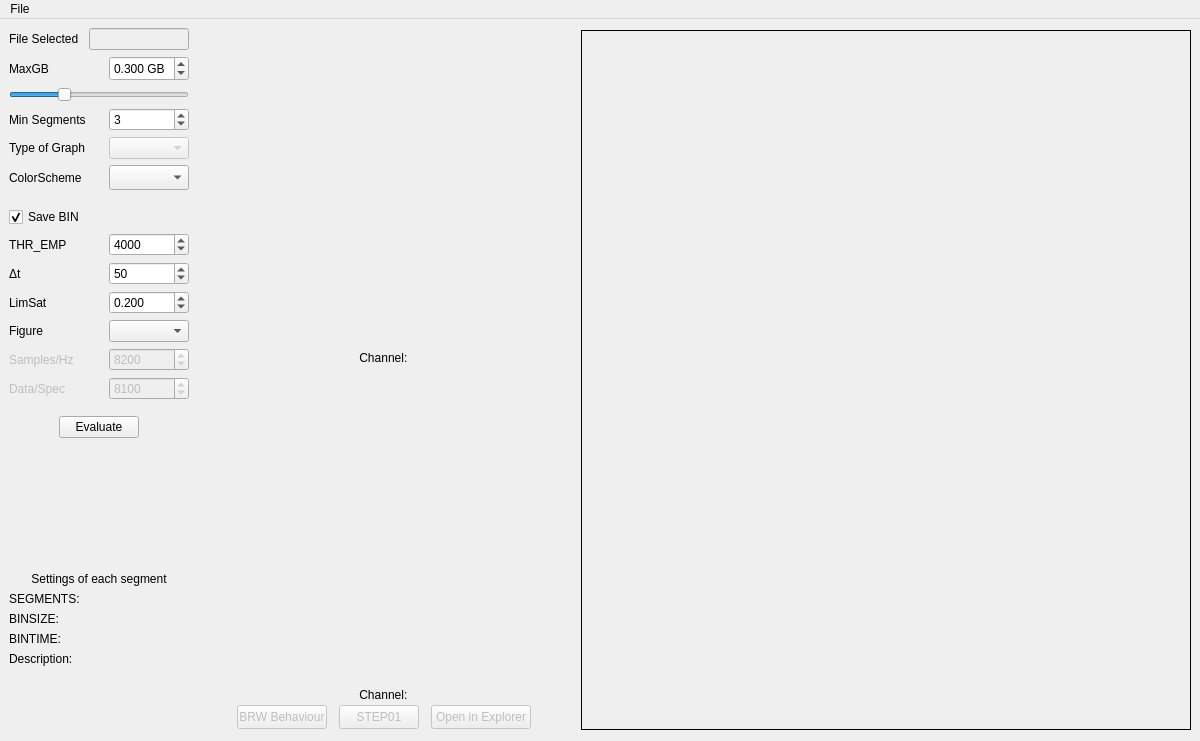
<?xml version="1.0" encoding="UTF-8"?>
<ui version="4.0">
 <class>evalRegister</class>
 <widget class="QMainWindow" name="evalRegister">
  <property name="geometry">
   <rect>
    <x>0</x>
    <y>0</y>
    <width>1200</width>
    <height>741</height>
   </rect>
  </property>
  <property name="minimumSize">
   <size>
    <width>1200</width>
    <height>741</height>
   </size>
  </property>
  <property name="windowTitle">
   <string>evalRegister</string>
  </property>
  <property name="windowIcon">
   <iconset theme="accessories-calculator"/>
  </property>
  <widget class="QWidget" name="centralwidget">
   <property name="minimumSize">
    <size>
     <width>1200</width>
     <height>720</height>
    </size>
   </property>
   <layout class="QHBoxLayout" name="horizontalLayout_7">
    <property name="leftMargin">
     <number>9</number>
    </property>
    <item>
     <layout class="QVBoxLayout" name="verticalLayout_6">
      <property name="spacing">
       <number>6</number>
      </property>
      <property name="bottomMargin">
       <number>0</number>
      </property>
      <item>
       <layout class="QHBoxLayout" name="horizontalLayout">
        <property name="spacing">
         <number>0</number>
        </property>
        <item>
         <widget class="QLabel" name="labelFileSelected">
          <property name="sizePolicy">
           <sizepolicy hsizetype="Fixed" vsizetype="Preferred">
            <horstretch>0</horstretch>
            <verstretch>0</verstretch>
           </sizepolicy>
          </property>
          <property name="minimumSize">
           <size>
            <width>80</width>
            <height>0</height>
           </size>
          </property>
          <property name="maximumSize">
           <size>
            <width>80</width>
            <height>16777215</height>
           </size>
          </property>
          <property name="text">
           <string>File Selected</string>
          </property>
         </widget>
        </item>
        <item>
         <widget class="QLineEdit" name="textFileSelected">
          <property name="enabled">
           <bool>false</bool>
          </property>
          <property name="sizePolicy">
           <sizepolicy hsizetype="Fixed" vsizetype="Preferred">
            <horstretch>0</horstretch>
            <verstretch>0</verstretch>
           </sizepolicy>
          </property>
          <property name="minimumSize">
           <size>
            <width>100</width>
            <height>0</height>
           </size>
          </property>
          <property name="maximumSize">
           <size>
            <width>100</width>
            <height>16777215</height>
           </size>
          </property>
         </widget>
        </item>
       </layout>
      </item>
      <item>
       <layout class="QVBoxLayout" name="verticalLayout">
        <property name="spacing">
         <number>6</number>
        </property>
        <item>
         <layout class="QHBoxLayout" name="horizontalLayout_2">
          <property name="spacing">
           <number>0</number>
          </property>
          <item>
           <widget class="QLabel" name="labelMaxGB">
            <property name="sizePolicy">
             <sizepolicy hsizetype="Fixed" vsizetype="Fixed">
              <horstretch>0</horstretch>
              <verstretch>0</verstretch>
             </sizepolicy>
            </property>
            <property name="minimumSize">
             <size>
              <width>100</width>
              <height>25</height>
             </size>
            </property>
            <property name="maximumSize">
             <size>
              <width>100</width>
              <height>25</height>
             </size>
            </property>
            <property name="toolTip">
             <string>Maximum GB limit used during the process.</string>
            </property>
            <property name="text">
             <string>MaxGB</string>
            </property>
           </widget>
          </item>
          <item>
           <widget class="QDoubleSpinBox" name="maxGBSpinBox">
            <property name="sizePolicy">
             <sizepolicy hsizetype="Fixed" vsizetype="Fixed">
              <horstretch>0</horstretch>
              <verstretch>0</verstretch>
             </sizepolicy>
            </property>
            <property name="minimumSize">
             <size>
              <width>80</width>
              <height>25</height>
             </size>
            </property>
            <property name="maximumSize">
             <size>
              <width>80</width>
              <height>25</height>
             </size>
            </property>
            <property name="toolTip">
             <string>Maximum GB limit used during the process.</string>
            </property>
            <property name="whatsThis">
             <string>Using more can give better results, but it take a longer timer</string>
            </property>
            <property name="specialValueText">
             <string/>
            </property>
            <property name="prefix">
             <string/>
            </property>
            <property name="suffix">
             <string> GB</string>
            </property>
            <property name="decimals">
             <number>3</number>
            </property>
            <property name="minimum">
             <double>0.001000000000000</double>
            </property>
            <property name="maximum">
             <double>1.000000000000000</double>
            </property>
            <property name="singleStep">
             <double>0.050000000000000</double>
            </property>
            <property name="value">
             <double>0.300000000000000</double>
            </property>
           </widget>
          </item>
         </layout>
        </item>
        <item>
         <widget class="QSlider" name="maxGBSlider">
          <property name="sizePolicy">
           <sizepolicy hsizetype="Fixed" vsizetype="Fixed">
            <horstretch>0</horstretch>
            <verstretch>0</verstretch>
           </sizepolicy>
          </property>
          <property name="minimumSize">
           <size>
            <width>180</width>
            <height>15</height>
           </size>
          </property>
          <property name="maximumSize">
           <size>
            <width>180</width>
            <height>15</height>
           </size>
          </property>
          <property name="minimum">
           <number>1</number>
          </property>
          <property name="maximum">
           <number>100</number>
          </property>
          <property name="value">
           <number>30</number>
          </property>
          <property name="orientation">
           <enum>Qt::Horizontal</enum>
          </property>
         </widget>
        </item>
       </layout>
      </item>
      <item>
       <layout class="QHBoxLayout" name="horizontalLayout_16">
        <property name="spacing">
         <number>0</number>
        </property>
        <item>
         <widget class="QLabel" name="labelMinSegments">
          <property name="sizePolicy">
           <sizepolicy hsizetype="Fixed" vsizetype="Preferred">
            <horstretch>0</horstretch>
            <verstretch>0</verstretch>
           </sizepolicy>
          </property>
          <property name="minimumSize">
           <size>
            <width>100</width>
            <height>0</height>
           </size>
          </property>
          <property name="text">
           <string>Min Segments</string>
          </property>
         </widget>
        </item>
        <item>
         <widget class="QSpinBox" name="spinBoxMinSegments">
          <property name="sizePolicy">
           <sizepolicy hsizetype="Fixed" vsizetype="Fixed">
            <horstretch>0</horstretch>
            <verstretch>0</verstretch>
           </sizepolicy>
          </property>
          <property name="minimumSize">
           <size>
            <width>80</width>
            <height>0</height>
           </size>
          </property>
          <property name="maximumSize">
           <size>
            <width>80</width>
            <height>16777215</height>
           </size>
          </property>
          <property name="minimum">
           <number>1</number>
          </property>
          <property name="maximum">
           <number>30</number>
          </property>
          <property name="value">
           <number>3</number>
          </property>
         </widget>
        </item>
       </layout>
      </item>
      <item>
       <layout class="QHBoxLayout" name="horizontalLayout_3">
        <property name="spacing">
         <number>0</number>
        </property>
        <item>
         <widget class="QLabel" name="typeLabel">
          <property name="sizePolicy">
           <sizepolicy hsizetype="Fixed" vsizetype="Preferred">
            <horstretch>0</horstretch>
            <verstretch>0</verstretch>
           </sizepolicy>
          </property>
          <property name="minimumSize">
           <size>
            <width>100</width>
            <height>0</height>
           </size>
          </property>
          <property name="maximumSize">
           <size>
            <width>100</width>
            <height>16777215</height>
           </size>
          </property>
          <property name="text">
           <string>Type of Graph</string>
          </property>
         </widget>
        </item>
        <item>
         <widget class="QComboBox" name="typeOfGraphComboBox">
          <property name="enabled">
           <bool>false</bool>
          </property>
          <property name="sizePolicy">
           <sizepolicy hsizetype="Fixed" vsizetype="Preferred">
            <horstretch>0</horstretch>
            <verstretch>0</verstretch>
           </sizepolicy>
          </property>
          <property name="minimumSize">
           <size>
            <width>80</width>
            <height>0</height>
           </size>
          </property>
          <property name="maximumSize">
           <size>
            <width>80</width>
            <height>16777215</height>
           </size>
          </property>
         </widget>
        </item>
       </layout>
      </item>
      <item>
       <layout class="QVBoxLayout" name="verticalLayout_9">
        <property name="bottomMargin">
         <number>0</number>
        </property>
        <item>
         <layout class="QHBoxLayout" name="horizontalLayout_5">
          <property name="spacing">
           <number>0</number>
          </property>
          <item>
           <widget class="QLabel" name="colorLabel">
            <property name="sizePolicy">
             <sizepolicy hsizetype="Fixed" vsizetype="Fixed">
              <horstretch>0</horstretch>
              <verstretch>0</verstretch>
             </sizepolicy>
            </property>
            <property name="minimumSize">
             <size>
              <width>100</width>
              <height>25</height>
             </size>
            </property>
            <property name="maximumSize">
             <size>
              <width>100</width>
              <height>25</height>
             </size>
            </property>
            <property name="text">
             <string>ColorScheme</string>
            </property>
           </widget>
          </item>
          <item>
           <widget class="QComboBox" name="colorComboBox">
            <property name="sizePolicy">
             <sizepolicy hsizetype="Fixed" vsizetype="Fixed">
              <horstretch>0</horstretch>
              <verstretch>0</verstretch>
             </sizepolicy>
            </property>
            <property name="minimumSize">
             <size>
              <width>80</width>
              <height>25</height>
             </size>
            </property>
            <property name="maximumSize">
             <size>
              <width>80</width>
              <height>25</height>
             </size>
            </property>
           </widget>
          </item>
         </layout>
        </item>
        <item>
         <widget class="QLabel" name="labelCbar">
          <property name="sizePolicy">
           <sizepolicy hsizetype="Fixed" vsizetype="Fixed">
            <horstretch>0</horstretch>
            <verstretch>0</verstretch>
           </sizepolicy>
          </property>
          <property name="minimumSize">
           <size>
            <width>180</width>
            <height>5</height>
           </size>
          </property>
          <property name="maximumSize">
           <size>
            <width>180</width>
            <height>5</height>
           </size>
          </property>
          <property name="text">
           <string/>
          </property>
          <property name="scaledContents">
           <bool>true</bool>
          </property>
          <property name="alignment">
           <set>Qt::AlignCenter</set>
          </property>
         </widget>
        </item>
       </layout>
      </item>
      <item>
       <layout class="QHBoxLayout" name="horizontalLayout_6">
        <property name="spacing">
         <number>0</number>
        </property>
        <item alignment="Qt::AlignLeft">
         <widget class="QCheckBox" name="saveBINCheckBox">
          <property name="sizePolicy">
           <sizepolicy hsizetype="Preferred" vsizetype="Preferred">
            <horstretch>0</horstretch>
            <verstretch>0</verstretch>
           </sizepolicy>
          </property>
          <property name="minimumSize">
           <size>
            <width>90</width>
            <height>0</height>
           </size>
          </property>
          <property name="maximumSize">
           <size>
            <width>90</width>
            <height>16777215</height>
           </size>
          </property>
          <property name="text">
           <string>Save BIN</string>
          </property>
          <property name="checked">
           <bool>true</bool>
          </property>
         </widget>
        </item>
       </layout>
      </item>
      <item>
       <layout class="QHBoxLayout" name="horizontalLayout_8">
        <property name="spacing">
         <number>0</number>
        </property>
        <item>
         <widget class="QLabel" name="labelVoltageThr">
          <property name="sizePolicy">
           <sizepolicy hsizetype="Fixed" vsizetype="Preferred">
            <horstretch>0</horstretch>
            <verstretch>0</verstretch>
           </sizepolicy>
          </property>
          <property name="minimumSize">
           <size>
            <width>100</width>
            <height>0</height>
           </size>
          </property>
          <property name="maximumSize">
           <size>
            <width>100</width>
            <height>16777215</height>
           </size>
          </property>
          <property name="toolTip">
           <string>For the Gaussian Threshold for detecting saturated channels.</string>
          </property>
          <property name="text">
           <string>THR_EMP</string>
          </property>
         </widget>
        </item>
        <item>
         <widget class="QSpinBox" name="spinBoxVoltageThr">
          <property name="sizePolicy">
           <sizepolicy hsizetype="Fixed" vsizetype="Preferred">
            <horstretch>0</horstretch>
            <verstretch>0</verstretch>
           </sizepolicy>
          </property>
          <property name="minimumSize">
           <size>
            <width>80</width>
            <height>0</height>
           </size>
          </property>
          <property name="maximumSize">
           <size>
            <width>80</width>
            <height>16777215</height>
           </size>
          </property>
          <property name="toolTip">
           <string>Threshold for detecting saturated channels.</string>
          </property>
          <property name="minimum">
           <number>0</number>
          </property>
          <property name="maximum">
           <number>4125</number>
          </property>
          <property name="singleStep">
           <number>125</number>
          </property>
          <property name="value">
           <number>4000</number>
          </property>
         </widget>
        </item>
       </layout>
      </item>
      <item>
       <layout class="QHBoxLayout" name="horizontalLayout_11">
        <property name="spacing">
         <number>0</number>
        </property>
        <item>
         <widget class="QLabel" name="labelVoltageInt">
          <property name="sizePolicy">
           <sizepolicy hsizetype="Fixed" vsizetype="Preferred">
            <horstretch>0</horstretch>
            <verstretch>0</verstretch>
           </sizepolicy>
          </property>
          <property name="minimumSize">
           <size>
            <width>100</width>
            <height>0</height>
           </size>
          </property>
          <property name="maximumSize">
           <size>
            <width>100</width>
            <height>16777215</height>
           </size>
          </property>
          <property name="toolTip">
           <string>Time interval for voltage shift deviation.</string>
          </property>
          <property name="text">
           <string>Δt</string>
          </property>
         </widget>
        </item>
        <item>
         <widget class="QSpinBox" name="spinBoxVoltageInt">
          <property name="sizePolicy">
           <sizepolicy hsizetype="Fixed" vsizetype="Preferred">
            <horstretch>0</horstretch>
            <verstretch>0</verstretch>
           </sizepolicy>
          </property>
          <property name="minimumSize">
           <size>
            <width>80</width>
            <height>0</height>
           </size>
          </property>
          <property name="maximumSize">
           <size>
            <width>80</width>
            <height>16777215</height>
           </size>
          </property>
          <property name="toolTip">
           <string>Time interval for voltage shift deviation.</string>
          </property>
          <property name="minimum">
           <number>1</number>
          </property>
          <property name="maximum">
           <number>1000</number>
          </property>
          <property name="singleStep">
           <number>10</number>
          </property>
          <property name="value">
           <number>50</number>
          </property>
         </widget>
        </item>
       </layout>
      </item>
      <item>
       <layout class="QHBoxLayout" name="horizontalLayout_12">
        <property name="spacing">
         <number>0</number>
        </property>
        <item>
         <widget class="QLabel" name="labelLimSat">
          <property name="sizePolicy">
           <sizepolicy hsizetype="Fixed" vsizetype="Preferred">
            <horstretch>0</horstretch>
            <verstretch>0</verstretch>
           </sizepolicy>
          </property>
          <property name="minimumSize">
           <size>
            <width>100</width>
            <height>0</height>
           </size>
          </property>
          <property name="maximumSize">
           <size>
            <width>100</width>
            <height>16777215</height>
           </size>
          </property>
          <property name="toolTip">
           <string>Saturation limit for detecting empty channels.</string>
          </property>
          <property name="text">
           <string>LimSat</string>
          </property>
         </widget>
        </item>
        <item>
         <widget class="QDoubleSpinBox" name="doubleSpinBoxLimSat">
          <property name="sizePolicy">
           <sizepolicy hsizetype="Fixed" vsizetype="Preferred">
            <horstretch>0</horstretch>
            <verstretch>0</verstretch>
           </sizepolicy>
          </property>
          <property name="minimumSize">
           <size>
            <width>80</width>
            <height>0</height>
           </size>
          </property>
          <property name="maximumSize">
           <size>
            <width>80</width>
            <height>16777215</height>
           </size>
          </property>
          <property name="toolTip">
           <string>Saturation limit for detecting empty channels.</string>
          </property>
          <property name="decimals">
           <number>3</number>
          </property>
          <property name="minimum">
           <double>0.025000000000000</double>
          </property>
          <property name="maximum">
           <double>2.000000000000000</double>
          </property>
          <property name="singleStep">
           <double>0.025000000000000</double>
          </property>
          <property name="value">
           <double>0.200000000000000</double>
          </property>
         </widget>
        </item>
       </layout>
      </item>
      <item>
       <layout class="QHBoxLayout" name="horizontalLayout_4">
        <property name="spacing">
         <number>0</number>
        </property>
        <item>
         <widget class="QLabel" name="figureLabel">
          <property name="sizePolicy">
           <sizepolicy hsizetype="Fixed" vsizetype="Preferred">
            <horstretch>0</horstretch>
            <verstretch>0</verstretch>
           </sizepolicy>
          </property>
          <property name="minimumSize">
           <size>
            <width>100</width>
            <height>0</height>
           </size>
          </property>
          <property name="maximumSize">
           <size>
            <width>100</width>
            <height>16777215</height>
           </size>
          </property>
          <property name="text">
           <string>Figure</string>
          </property>
         </widget>
        </item>
        <item>
         <widget class="QComboBox" name="myComboBox">
          <property name="sizePolicy">
           <sizepolicy hsizetype="Fixed" vsizetype="Preferred">
            <horstretch>0</horstretch>
            <verstretch>0</verstretch>
           </sizepolicy>
          </property>
          <property name="minimumSize">
           <size>
            <width>80</width>
            <height>0</height>
           </size>
          </property>
          <property name="maximumSize">
           <size>
            <width>80</width>
            <height>16777215</height>
           </size>
          </property>
          <property name="maxVisibleItems">
           <number>5</number>
          </property>
          <property name="placeholderText">
           <string>BIN01</string>
          </property>
         </widget>
        </item>
       </layout>
      </item>
      <item>
       <layout class="QHBoxLayout" name="horizontalLayout_14">
        <property name="spacing">
         <number>0</number>
        </property>
        <item>
         <widget class="QLabel" name="labeln1">
          <property name="enabled">
           <bool>false</bool>
          </property>
          <property name="sizePolicy">
           <sizepolicy hsizetype="Fixed" vsizetype="Preferred">
            <horstretch>0</horstretch>
            <verstretch>0</verstretch>
           </sizepolicy>
          </property>
          <property name="minimumSize">
           <size>
            <width>100</width>
            <height>0</height>
           </size>
          </property>
          <property name="maximumSize">
           <size>
            <width>100</width>
            <height>16777215</height>
           </size>
          </property>
          <property name="toolTip">
           <string>Cuanto mayor sea n más alta será la resolución en frecuencia</string>
          </property>
          <property name="text">
           <string>Samples/Hz</string>
          </property>
         </widget>
        </item>
        <item>
         <widget class="QSpinBox" name="spinBoxN1">
          <property name="enabled">
           <bool>false</bool>
          </property>
          <property name="sizePolicy">
           <sizepolicy hsizetype="Fixed" vsizetype="Preferred">
            <horstretch>0</horstretch>
            <verstretch>0</verstretch>
           </sizepolicy>
          </property>
          <property name="minimumSize">
           <size>
            <width>80</width>
            <height>0</height>
           </size>
          </property>
          <property name="maximumSize">
           <size>
            <width>80</width>
            <height>16777215</height>
           </size>
          </property>
          <property name="minimum">
           <number>7000</number>
          </property>
          <property name="maximum">
           <number>16000</number>
          </property>
          <property name="singleStep">
           <number>100</number>
          </property>
          <property name="value">
           <number>8200</number>
          </property>
         </widget>
        </item>
       </layout>
      </item>
      <item>
       <layout class="QHBoxLayout" name="horizontalLayout_15">
        <property name="spacing">
         <number>0</number>
        </property>
        <item>
         <widget class="QLabel" name="labeln_overlap">
          <property name="enabled">
           <bool>false</bool>
          </property>
          <property name="sizePolicy">
           <sizepolicy hsizetype="Fixed" vsizetype="Preferred">
            <horstretch>0</horstretch>
            <verstretch>0</verstretch>
           </sizepolicy>
          </property>
          <property name="minimumSize">
           <size>
            <width>100</width>
            <height>0</height>
           </size>
          </property>
          <property name="maximumSize">
           <size>
            <width>100</width>
            <height>16777215</height>
           </size>
          </property>
          <property name="toolTip">
           <string>Un mayor n_overlap genera un espectrograma más suave, ya que los 
puntos estan mayormente correlacionados. (Mayor uso computacional)</string>
          </property>
          <property name="text">
           <string>Data/Spec</string>
          </property>
         </widget>
        </item>
        <item>
         <widget class="QSpinBox" name="spinBoxN_overlap">
          <property name="enabled">
           <bool>false</bool>
          </property>
          <property name="sizePolicy">
           <sizepolicy hsizetype="Fixed" vsizetype="Preferred">
            <horstretch>0</horstretch>
            <verstretch>0</verstretch>
           </sizepolicy>
          </property>
          <property name="minimumSize">
           <size>
            <width>80</width>
            <height>0</height>
           </size>
          </property>
          <property name="maximumSize">
           <size>
            <width>80</width>
            <height>16777215</height>
           </size>
          </property>
          <property name="minimum">
           <number>7000</number>
          </property>
          <property name="maximum">
           <number>16000</number>
          </property>
          <property name="singleStep">
           <number>100</number>
          </property>
          <property name="value">
           <number>8100</number>
          </property>
         </widget>
        </item>
       </layout>
      </item>
      <item>
       <layout class="QHBoxLayout" name="horizontalLayout_9">
        <property name="spacing">
         <number>0</number>
        </property>
        <property name="leftMargin">
         <number>50</number>
        </property>
        <property name="topMargin">
         <number>10</number>
        </property>
        <property name="rightMargin">
         <number>50</number>
        </property>
        <property name="bottomMargin">
         <number>10</number>
        </property>
        <item>
         <widget class="QPushButton" name="buttonEvaluate">
          <property name="sizePolicy">
           <sizepolicy hsizetype="Fixed" vsizetype="Preferred">
            <horstretch>0</horstretch>
            <verstretch>0</verstretch>
           </sizepolicy>
          </property>
          <property name="minimumSize">
           <size>
            <width>80</width>
            <height>0</height>
           </size>
          </property>
          <property name="maximumSize">
           <size>
            <width>80</width>
            <height>16777215</height>
           </size>
          </property>
          <property name="text">
           <string>Evaluate</string>
          </property>
         </widget>
        </item>
       </layout>
      </item>
      <item>
       <spacer name="verticalSpacer">
        <property name="orientation">
         <enum>Qt::Vertical</enum>
        </property>
        <property name="sizeType">
         <enum>QSizePolicy::Expanding</enum>
        </property>
        <property name="sizeHint" stdset="0">
         <size>
          <width>20</width>
          <height>40</height>
         </size>
        </property>
       </spacer>
      </item>
      <item>
       <layout class="QVBoxLayout" name="verticalLayout_3">
        <property name="bottomMargin">
         <number>0</number>
        </property>
        <item alignment="Qt::AlignHCenter">
         <widget class="QLabel" name="label_title">
          <property name="sizePolicy">
           <sizepolicy hsizetype="Fixed" vsizetype="Preferred">
            <horstretch>0</horstretch>
            <verstretch>0</verstretch>
           </sizepolicy>
          </property>
          <property name="minimumSize">
           <size>
            <width>180</width>
            <height>0</height>
           </size>
          </property>
          <property name="maximumSize">
           <size>
            <width>180</width>
            <height>16777215</height>
           </size>
          </property>
          <property name="text">
           <string>Settings of each segment</string>
          </property>
          <property name="alignment">
           <set>Qt::AlignCenter</set>
          </property>
         </widget>
        </item>
        <item>
         <widget class="QLabel" name="label_N">
          <property name="sizePolicy">
           <sizepolicy hsizetype="Fixed" vsizetype="Preferred">
            <horstretch>0</horstretch>
            <verstretch>0</verstretch>
           </sizepolicy>
          </property>
          <property name="minimumSize">
           <size>
            <width>180</width>
            <height>0</height>
           </size>
          </property>
          <property name="maximumSize">
           <size>
            <width>180</width>
            <height>16777215</height>
           </size>
          </property>
          <property name="text">
           <string>SEGMENTS: </string>
          </property>
         </widget>
        </item>
        <item>
         <widget class="QLabel" name="label_fs">
          <property name="sizePolicy">
           <sizepolicy hsizetype="Fixed" vsizetype="Preferred">
            <horstretch>0</horstretch>
            <verstretch>0</verstretch>
           </sizepolicy>
          </property>
          <property name="minimumSize">
           <size>
            <width>180</width>
            <height>0</height>
           </size>
          </property>
          <property name="maximumSize">
           <size>
            <width>180</width>
            <height>16777215</height>
           </size>
          </property>
          <property name="text">
           <string>BINSIZE: </string>
          </property>
         </widget>
        </item>
        <item>
         <widget class="QLabel" name="label_ft">
          <property name="sizePolicy">
           <sizepolicy hsizetype="Fixed" vsizetype="Preferred">
            <horstretch>0</horstretch>
            <verstretch>0</verstretch>
           </sizepolicy>
          </property>
          <property name="minimumSize">
           <size>
            <width>180</width>
            <height>0</height>
           </size>
          </property>
          <property name="maximumSize">
           <size>
            <width>180</width>
            <height>16777215</height>
           </size>
          </property>
          <property name="text">
           <string>BINTIME: </string>
          </property>
         </widget>
        </item>
       </layout>
      </item>
      <item>
       <layout class="QVBoxLayout" name="verticalLayout_5">
        <property name="spacing">
         <number>0</number>
        </property>
        <item>
         <widget class="QLabel" name="labelDescription">
          <property name="sizePolicy">
           <sizepolicy hsizetype="Fixed" vsizetype="Preferred">
            <horstretch>0</horstretch>
            <verstretch>0</verstretch>
           </sizepolicy>
          </property>
          <property name="minimumSize">
           <size>
            <width>180</width>
            <height>80</height>
           </size>
          </property>
          <property name="maximumSize">
           <size>
            <width>180</width>
            <height>80</height>
           </size>
          </property>
          <property name="text">
           <string>Description: </string>
          </property>
          <property name="alignment">
           <set>Qt::AlignLeading|Qt::AlignLeft|Qt::AlignTop</set>
          </property>
          <property name="wordWrap">
           <bool>true</bool>
          </property>
         </widget>
        </item>
       </layout>
      </item>
     </layout>
    </item>
    <item>
     <layout class="QVBoxLayout" name="verticalLayout_8">
      <property name="spacing">
       <number>0</number>
      </property>
      <property name="leftMargin">
       <number>30</number>
      </property>
      <property name="rightMargin">
       <number>30</number>
      </property>
      <item>
       <layout class="QVBoxLayout" name="verticalLayout_4">
        <property name="spacing">
         <number>0</number>
        </property>
        <item alignment="Qt::AlignHCenter">
         <widget class="QWidget" name="figureViewerWidget" native="true">
          <property name="sizePolicy">
           <sizepolicy hsizetype="Fixed" vsizetype="Fixed">
            <horstretch>0</horstretch>
            <verstretch>0</verstretch>
           </sizepolicy>
          </property>
          <property name="minimumSize">
           <size>
            <width>320</width>
            <height>320</height>
           </size>
          </property>
          <property name="maximumSize">
           <size>
            <width>320</width>
            <height>320</height>
           </size>
          </property>
          <property name="styleSheet">
           <string notr="true"/>
          </property>
         </widget>
        </item>
        <item alignment="Qt::AlignHCenter">
         <widget class="QLabel" name="labelChannelCAR">
          <property name="sizePolicy">
           <sizepolicy hsizetype="Fixed" vsizetype="Fixed">
            <horstretch>0</horstretch>
            <verstretch>0</verstretch>
           </sizepolicy>
          </property>
          <property name="minimumSize">
           <size>
            <width>320</width>
            <height>14</height>
           </size>
          </property>
          <property name="maximumSize">
           <size>
            <width>320</width>
            <height>14</height>
           </size>
          </property>
          <property name="text">
           <string>Channel: </string>
          </property>
          <property name="alignment">
           <set>Qt::AlignHCenter|Qt::AlignTop</set>
          </property>
          <property name="indent">
           <number>0</number>
          </property>
         </widget>
        </item>
       </layout>
      </item>
      <item>
       <layout class="QVBoxLayout" name="verticalLayout_7">
        <property name="spacing">
         <number>0</number>
        </property>
        <item alignment="Qt::AlignHCenter">
         <widget class="QWidget" name="figureViewer2" native="true">
          <property name="sizePolicy">
           <sizepolicy hsizetype="Fixed" vsizetype="Fixed">
            <horstretch>0</horstretch>
            <verstretch>0</verstretch>
           </sizepolicy>
          </property>
          <property name="minimumSize">
           <size>
            <width>320</width>
            <height>320</height>
           </size>
          </property>
          <property name="maximumSize">
           <size>
            <width>320</width>
            <height>320</height>
           </size>
          </property>
         </widget>
        </item>
        <item alignment="Qt::AlignHCenter">
         <widget class="QLabel" name="labelChannelVSD">
          <property name="sizePolicy">
           <sizepolicy hsizetype="Fixed" vsizetype="Fixed">
            <horstretch>0</horstretch>
            <verstretch>0</verstretch>
           </sizepolicy>
          </property>
          <property name="minimumSize">
           <size>
            <width>320</width>
            <height>14</height>
           </size>
          </property>
          <property name="maximumSize">
           <size>
            <width>320</width>
            <height>14</height>
           </size>
          </property>
          <property name="text">
           <string>Channel: </string>
          </property>
          <property name="alignment">
           <set>Qt::AlignHCenter|Qt::AlignTop</set>
          </property>
          <property name="indent">
           <number>0</number>
          </property>
         </widget>
        </item>
       </layout>
      </item>
      <item>
       <layout class="QHBoxLayout" name="horizontalLayout_19">
        <property name="spacing">
         <number>0</number>
        </property>
        <property name="topMargin">
         <number>0</number>
        </property>
        <item>
         <widget class="QPushButton" name="buttonBinBehaviour">
          <property name="enabled">
           <bool>false</bool>
          </property>
          <property name="sizePolicy">
           <sizepolicy hsizetype="Fixed" vsizetype="Fixed">
            <horstretch>0</horstretch>
            <verstretch>0</verstretch>
           </sizepolicy>
          </property>
          <property name="maximumSize">
           <size>
            <width>90</width>
            <height>24</height>
           </size>
          </property>
          <property name="text">
           <string>BRW Behaviour</string>
          </property>
         </widget>
        </item>
        <item>
         <widget class="QPushButton" name="buttonStep01">
          <property name="enabled">
           <bool>false</bool>
          </property>
          <property name="sizePolicy">
           <sizepolicy hsizetype="Fixed" vsizetype="Fixed">
            <horstretch>0</horstretch>
            <verstretch>0</verstretch>
           </sizepolicy>
          </property>
          <property name="maximumSize">
           <size>
            <width>80</width>
            <height>24</height>
           </size>
          </property>
          <property name="text">
           <string>STEP01</string>
          </property>
         </widget>
        </item>
        <item>
         <widget class="QPushButton" name="buttonExplorer">
          <property name="enabled">
           <bool>false</bool>
          </property>
          <property name="sizePolicy">
           <sizepolicy hsizetype="Fixed" vsizetype="Fixed">
            <horstretch>0</horstretch>
            <verstretch>0</verstretch>
           </sizepolicy>
          </property>
          <property name="minimumSize">
           <size>
            <width>0</width>
            <height>0</height>
           </size>
          </property>
          <property name="maximumSize">
           <size>
            <width>100</width>
            <height>24</height>
           </size>
          </property>
          <property name="text">
           <string>Open in Explorer</string>
          </property>
         </widget>
        </item>
       </layout>
      </item>
     </layout>
    </item>
    <item>
     <layout class="QHBoxLayout" name="horizontalLayout_10">
      <property name="spacing">
       <number>0</number>
      </property>
      <item alignment="Qt::AlignVCenter">
       <widget class="QLabel" name="imgLabel">
        <property name="enabled">
         <bool>true</bool>
        </property>
        <property name="sizePolicy">
         <sizepolicy hsizetype="Preferred" vsizetype="Preferred">
          <horstretch>0</horstretch>
          <verstretch>0</verstretch>
         </sizepolicy>
        </property>
        <property name="minimumSize">
         <size>
          <width>600</width>
          <height>700</height>
         </size>
        </property>
        <property name="frameShape">
         <enum>QFrame::Box</enum>
        </property>
        <property name="scaledContents">
         <bool>true</bool>
        </property>
        <property name="alignment">
         <set>Qt::AlignCenter</set>
        </property>
       </widget>
      </item>
     </layout>
    </item>
   </layout>
  </widget>
  <widget class="QMenuBar" name="menubar">
   <property name="geometry">
    <rect>
     <x>0</x>
     <y>0</y>
     <width>1200</width>
     <height>21</height>
    </rect>
   </property>
   <widget class="QMenu" name="menuFile">
    <property name="title">
     <string>File</string>
    </property>
    <addaction name="actionOpen"/>
    <addaction name="actionLoad"/>
    <addaction name="actionExit"/>
   </widget>
   <addaction name="menuFile"/>
  </widget>
  <action name="actionOpen">
   <property name="text">
    <string>Open</string>
   </property>
  </action>
  <action name="actionExit">
   <property name="text">
    <string>Exit</string>
   </property>
  </action>
  <action name="actionLoad">
   <property name="text">
    <string>Load</string>
   </property>
  </action>
 </widget>
 <resources/>
 <connections/>
</ui>
